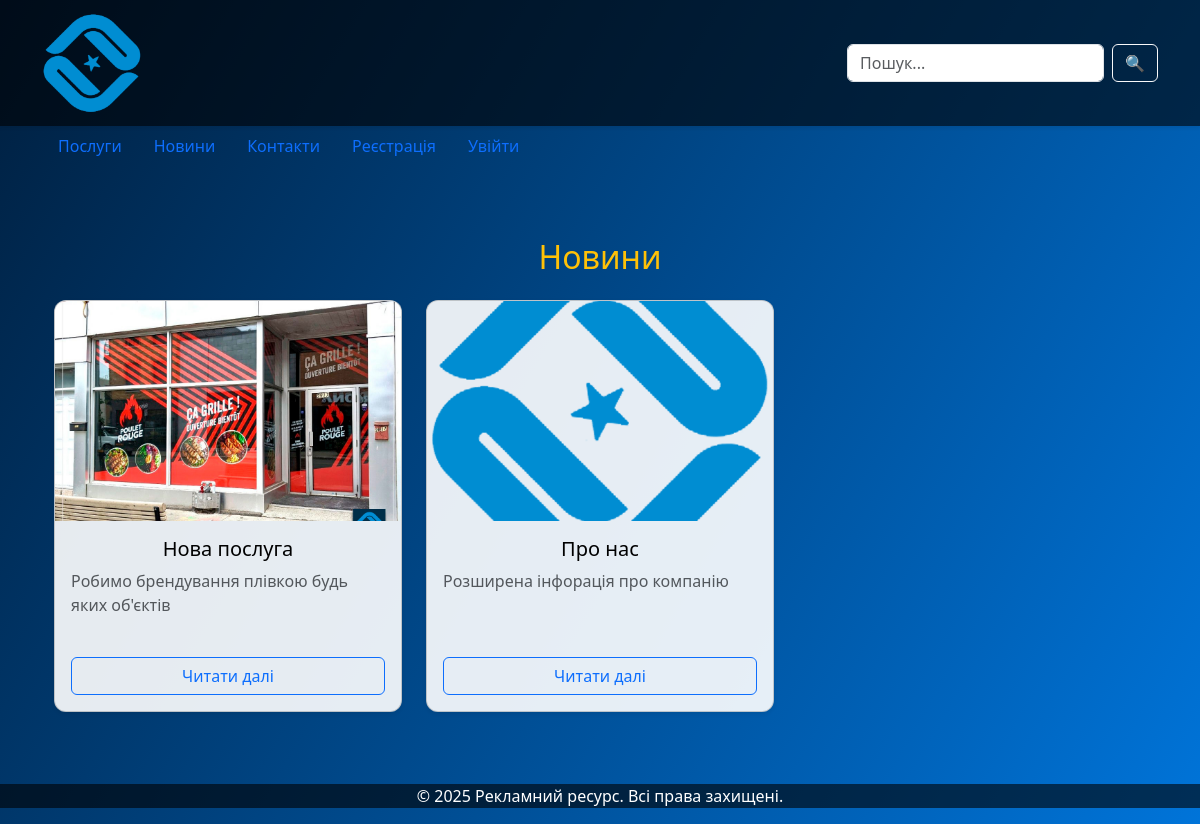
Page /news/ on the committed database.
### main/models.py (models this page shows, shortened)
class News(models.Model):
    title = models.CharField(max_length=200, verbose_name="Заголовок")
    content = models.TextField(verbose_name="Текст новини")
    image = models.ImageField(upload_to='news/', blank=True, null=True, verbose_name="Фото")
    date = models.DateTimeField(auto_now_add=True, verbose_name="Дата публікації")
    class Meta:
        verbose_name = "Новина"
        verbose_name_plural = "Новини"

### main/views.py (the view)
# urls.py: path('news/', views.news_list, name='news'),
def news_list(request):
    news = News.objects.all().order_by('-date')
    return render(request, "news.html", {"news": news, })

### main/context_processors.py (called while the page is built)
def unread_messages(request):
    if request.user.is_authenticated and request.user.is_staff:
        count = SupportChat.objects.filter(is_read=False).count()
        return {'unread_messages_count': count}
    return {}

### main/templates/news.html (shortened to what this page needs)
{% extends "base.html" %}
{% block content %}
<div class="container py-5">
  <h2 class="text-center text-warning mb-4">Новини</h2>
  {% if news %}
    <div class="row g-4">
      {% for n in news %}
        <div class="col-md-4 col-sm-6 d-flex align-items-stretch">
          <div class="card shadow-sm w-100" style="border-radius: 12px; overflow: hidden; transition: transform 0.3s;">
            <div class="image-container" style="height: 220px; overflow: hidden;">
              {% if n.image %}
                <a href="{% url 'news_detail' n.id %}">
                  <img src="{{ n.image.url }}" alt="{{ n.title }}" class="img-fluid w-100"
                       style="object-fit: cover; height: 100%; transition: transform 0.4s ease;">
                </a>
              {% else %}
                <div style="height: 220px; background-color: #f2f2f2; display: flex; align-items: center; justify-content: center; color: #999;">
                  <span>Без зображення</span>
                </div>
              {% endif %}
            </div>
            <div class="card-body d-flex flex-column justify-content-between">
              <div>
                <h5 class="card-title text-center">{{ n.title }}</h5>
                <p class="card-text text-muted" style="min-height: 80px;">{{ n.content|truncatewords:20 }}</p>
              </div>
              <div class="text-center mt-auto">
                <a href="{% url 'news_detail' n.id %}" class="btn btn-outline-primary w-100 mt-2">Читати далі</a>
              </div>
            </div>
          </div>
        </div>
      {% endfor %}
    </div>
  {% else %}
    <p class="text-center mt-5">Поки що немає новин.</p>
  {% endif %}
</div>
{% endblock %}

### main/templates/base.html (style rules this page uses)
body { background: linear-gradient(120deg, #001f3f, #0074D9); color: #fff; background-attachment: fixed; }
.card { background-color: rgba(255,255,255,0.9); color: #000; border-radius: 12px; transition: transform 0.3s ease, box-shadow 0.3s ease; }

### rows in the picture
News: image (picture), title "Нова послуга", content "Робимо брендування плівкою будь яких об'єктів"
News: image (picture), title "Про нас", content "Розширена інфорація про компанію"
